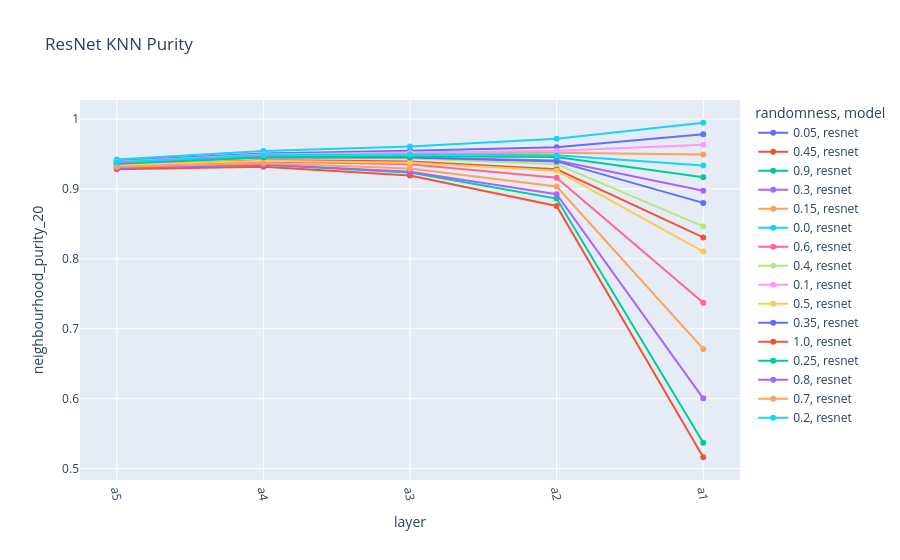

Write notebook code for a chart like this one.
### Code cell
fig = px.line(resnet, x="layer", y="neighbourhood_purity_20", color="randomness", symbol="model", color_discrete_sequence=px.colors.qualitative.Plotly, title="ResNet KNN Purity")
fig.update_xaxes(tickangle=80)
# fig.update_yaxes(type="log")

### Figure 1 — Plotly figure (JSON) as saved in the notebook; plotly's stock layout.template omitted (floating-point values rounded to 4 significant figures)
{"data": [{"hovertemplate": "randomness=0.05<br>model=resnet<br>layer=%{x}<br>neighbourhood_purity_20=%{y}<extra></extra>", "legendgroup": "0.05, resnet", "line": {"color": "#636EFA", "dash": "solid"}, "marker": {"symbol": "circle"}, "mode": "lines+markers", "name": "0.05, resnet", "orientation": "v", "showlegend": true, "type": "scatter", "x": ["a5", "a4", "a3", "a2", "a1"], "xaxis": "x", "y": [0.9401, 0.9506, 0.9547, 0.9596, 0.9782], "yaxis": "y"}, {"hovertemplate": "randomness=0.45<br>model=resnet<br>layer=%{x}<br>neighbourhood_purity_20=%{y}<extra></extra>", "legendgroup": "0.45, resnet", "line": {"color": "#EF553B", "dash": "solid"}, "marker": {"symbol": "circle"}, "mode": "lines+markers", "name": "0.45, resnet", "orientation": "v", "showlegend": true, "type": "scatter", "x": ["a5", "a4", "a3", "a2", "a1"], "xaxis": "x", "y": [0.9346, 0.9416, 0.9393, 0.928, 0.8306], "yaxis": "y"}, {"hovertemplate": "randomness=0.9<br>model=resnet<br>layer=%{x}<br>neighbourhood_purity_20=%{y}<extra></extra>", "legendgroup": "0.9, resnet", "line": {"color": "#00CC96", "dash": "solid"}, "marker": {"symbol": "circle"}, "mode": "lines+markers", "name": "0.9, resnet", "orientation": "v", "showlegend": true, "type": "scatter", "x": ["a5", "a4", "a3", "a2", "a1"], "xaxis": "x", "y": [0.9301, 0.9346, 0.9235, 0.8861, 0.5369], "yaxis": "y"}, {"hovertemplate": "randomness=0.3<br>model=resnet<br>layer=%{x}<br>neighbourhood_purity_20=%{y}<extra></extra>", "legendgroup": "0.3, resnet", "line": {"color": "#AB63FA", "dash": "solid"}, "marker": {"symbol": "circle"}, "mode": "lines+markers", "name": "0.3, resnet", "orientation": "v", "showlegend": true, "type": "scatter", "x": ["a5", "a4", "a3", "a2", "a1"], "xaxis": "x", "y": [0.9366, 0.9448, 0.9449, 0.9406, 0.8974], "yaxis": "y"}, {"hovertemplate": "randomness=0.15<br>model=resnet<br>layer=%{x}<br>neighbourhood_purity_20=%{y}<extra></extra>", "legendgroup": "0.15, resnet", "line": {"color": "#FFA15A", "dash": "solid"}, "marker": {"symbol": "circle"}, "mode": "lines+markers", "name": "0.15, resnet", "orientation": "v", "showlegend": true, "type": "scatter", "x": ["a5", "a4", "a3", "a2", "a1"], "xaxis": "x", "y": [0.9379, 0.9479, 0.9507, 0.9516, 0.9491], "yaxis": "y"}, {"hovertemplate": "randomness=0.0<br>model=resnet<br>layer=%{x}<br>neighbourhood_purity_20=%{y}<extra></extra>", "legendgroup": "0.0, resnet", "line": {"color": "#19D3F3", "dash": "solid"}, "marker": {"symbol": "circle"}, "mode": "lines+markers", "name": "0.0, resnet", "orientation": "v", "showlegend": true, "type": "scatter", "x": ["a5", "a4", "a3", "a2", "a1"], "xaxis": "x", "y": [0.9422, 0.9542, 0.9607, 0.9718, 0.9946], "yaxis": "y"}, {"hovertemplate": "randomness=0.6<br>model=resnet<br>layer=%{x}<br>neighbourhood_purity_20=%{y}<extra></extra>", "legendgroup": "0.6, resnet", "line": {"color": "#FF6692", "dash": "solid"}, "marker": {"symbol": "circle"}, "mode": "lines+markers", "name": "0.6, resnet", "orientation": "v", "showlegend": true, "type": "scatter", "x": ["a5", "a4", "a3", "a2", "a1"], "xaxis": "x", "y": [0.9322, 0.9393, 0.9352, 0.916, 0.7372], "yaxis": "y"}, {"hovertemplate": "randomness=0.4<br>model=resnet<br>layer=%{x}<br>neighbourhood_purity_20=%{y}<extra></extra>", "legendgroup": "0.4, resnet", "line": {"color": "#B6E880", "dash": "solid"}, "marker": {"symbol": "circle"}, "mode": "lines+markers", "name": "0.4, resnet", "orientation": "v", "showlegend": true, "type": "scatter", "x": ["a5", "a4", "a3", "a2", "a1"], "xaxis": "x", "y": [0.9359, 0.9439, 0.9434, 0.9353, 0.8463], "yaxis": "y"}, {"hovertemplate": "randomness=0.1<br>model=resnet<br>layer=%{x}<br>neighbourhood_purity_20=%{y}<extra></extra>", "legendgroup": "0.1, resnet", "line": {"color": "#FF97FF", "dash": "solid"}, "marker": {"symbol": "circle"}, "mode": "lines+markers", "name": "0.1, resnet", "orientation": "v", "showlegend": true, "type": "scatter", "x": ["a5", "a4", "a3", "a2", "a1"], "xaxis": "x", "y": [0.9387, 0.949, 0.9521, 0.9547, 0.9632], "yaxis": "y"}, {"hovertemplate": "randomness=0.5<br>model=resnet<br>layer=%{x}<br>neighbourhood_purity_20=%{y}<extra></extra>", "legendgroup": "0.5, resnet", "line": {"color": "#FECB52", "dash": "solid"}, "marker": {"symbol": "circle"}, "mode": "lines+markers", "name": "0.5, resnet", "orientation": "v", "showlegend": true, "type": "scatter", "x": ["a5", "a4", "a3", "a2", "a1"], "xaxis": "x", "y": [0.9338, 0.9404, 0.9373, 0.9261, 0.8103], "yaxis": "y"}, {"hovertemplate": "randomness=0.35<br>model=resnet<br>layer=%{x}<br>neighbourhood_purity_20=%{y}<extra></extra>", "legendgroup": "0.35, resnet", "line": {"color": "#636EFA", "dash": "solid"}, "marker": {"symbol": "circle"}, "mode": "lines+markers", "name": "0.35, resnet", "orientation": "v", "showlegend": true, "type": "scatter", "x": ["a5", "a4", "a3", "a2", "a1"], "xaxis": "x", "y": [0.9359, 0.9452, 0.945, 0.9393, 0.88], "yaxis": "y"}, {"hovertemplate": "randomness=1.0<br>model=resnet<br>layer=%{x}<br>neighbourhood_purity_20=%{y}<extra></extra>", "legendgroup": "1.0, resnet", "line": {"color": "#EF553B", "dash": "solid"}, "marker": {"symbol": "circle"}, "mode": "lines+markers", "name": "1.0, resnet", "orientation": "v", "showlegend": true, "type": "scatter", "x": ["a5", "a4", "a3", "a2", "a1"], "xaxis": "x", "y": [0.928, 0.9318, 0.9191, 0.8755, 0.5161], "yaxis": "y"}, {"hovertemplate": "randomness=0.25<br>model=resnet<br>layer=%{x}<br>neighbourhood_purity_20=%{y}<extra></extra>", "legendgroup": "0.25, resnet", "line": {"color": "#00CC96", "dash": "solid"}, "marker": {"symbol": "circle"}, "mode": "lines+markers", "name": "0.25, resnet", "orientation": "v", "showlegend": true, "type": "scatter", "x": ["a5", "a4", "a3", "a2", "a1"], "xaxis": "x", "y": [0.9366, 0.9451, 0.9466, 0.9455, 0.9166], "yaxis": "y"}, {"hovertemplate": "randomness=0.8<br>model=resnet<br>layer=%{x}<br>neighbourhood_purity_20=%{y}<extra></extra>", "legendgroup": "0.8, resnet", "line": {"color": "#AB63FA", "dash": "solid"}, "marker": {"symbol": "circle"}, "mode": "lines+markers", "name": "0.8, resnet", "orientation": "v", "showlegend": true, "type": "scatter", "x": ["a5", "a4", "a3", "a2", "a1"], "xaxis": "x", "y": [0.93, 0.9348, 0.9245, 0.8925, 0.6004], "yaxis": "y"}, {"hovertemplate": "randomness=0.7<br>model=resnet<br>layer=%{x}<br>neighbourhood_purity_20=%{y}<extra></extra>", "legendgroup": "0.7, resnet", "line": {"color": "#FFA15A", "dash": "solid"}, "marker": {"symbol": "circle"}, "mode": "lines+markers", "name": "0.7, resnet", "orientation": "v", "showlegend": true, "type": "scatter", "x": ["a5", "a4", "a3", "a2", "a1"], "xaxis": "x", "y": [0.9315, 0.9365, 0.9291, 0.9034, 0.6711], "yaxis": "y"}, {"hovertemplate": "randomness=0.2<br>model=resnet<br>layer=%{x}<br>neighbourhood_purity_20=%{y}<extra></extra>", "legendgroup": "0.2, resnet", "line": {"color": "#19D3F3", "dash": "solid"}, "marker": {"symbol": "circle"}, "mode": "lines+markers", "name": "0.2, resnet", "orientation": "v", "showlegend": true, "type": "scatter", "x": ["a5", "a4", "a3", "a2", "a1"], "xaxis": "x", "y": [0.9381, 0.9481, 0.9493, 0.9482, 0.9333], "yaxis": "y"}], "layout": {"legend": {"title": {"text": "randomness, model"}, "tracegroupgap": 0}, "title": {"text": "ResNet KNN Purity"}, "xaxis": {"anchor": "y", "domain": [0, 1], "tickangle": 80, "title": {"text": "layer"}}, "yaxis": {"anchor": "x", "domain": [0, 1], "title": {"text": "neighbourhood_purity_20"}}}}
